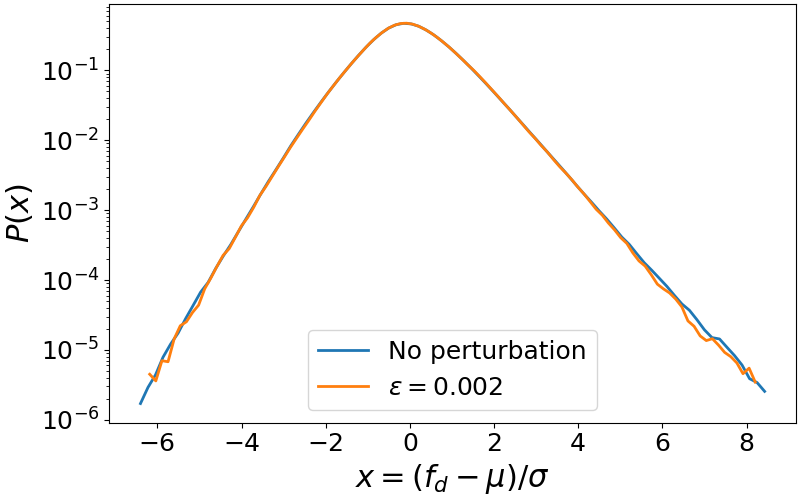

Write the Python code that produced this figure.
import sys
from os.path import splitext

import numpy as np
import pandas as pd
import matplotlib.pyplot as plt


fig, ax = plt.subplots(constrained_layout=True, figsize=(8, 5))

series = pd.read_csv("../../data/PDF_drag.csv", comment="#", index_col=0)
trunc_series = series.iloc[np.where((series.index.values > -6.5) & (series.index.values < 8.5))] 
trunc_series.plot(ax=ax, lw=2, legend=False)
series_perturb = pd.read_csv("../../data/PDF_drag_with_perturbation.csv", comment="#", index_col=0)
series_perturb.plot(ax=ax, lw=2, legend=False)

ax.set_xlabel("$x=(f_d - \\mu)/\\sigma$", fontsize=22)
ax.set_ylabel("$P(x)$", fontsize=22)
ax.legend(["No perturbation", "$\\epsilon = 0.002$"], fontsize=18)
ax.tick_params(axis='both', which='major', labelsize=18)

ax.set_yscale("log")
fname = splitext(__file__)[0] + ".png"
plt.savefig(fname)

plt.show()
